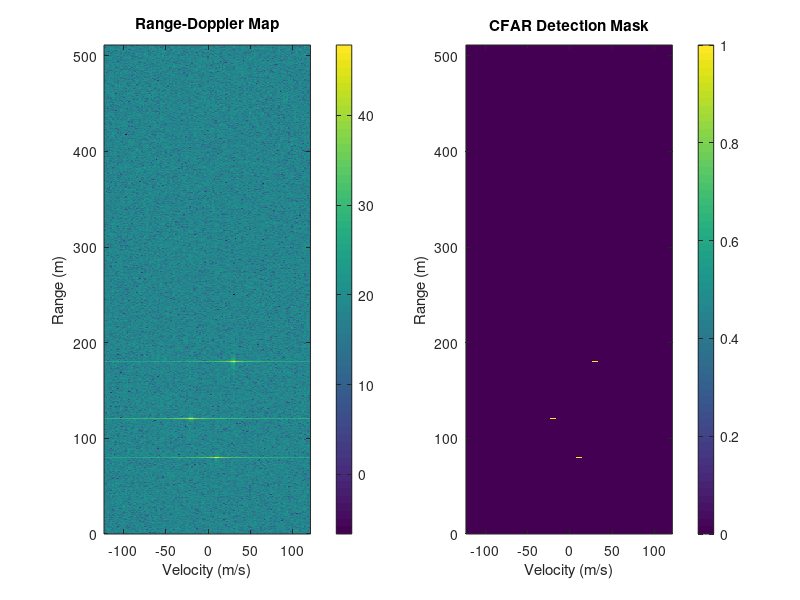

Write the MATLAB code that produced this figure.
clear; close all; clc;

function detection_mask = cfar_detector_2d(rdm, train_cells_range, guard_cells_range, train_cells_doppler, guard_cells_doppler, snr_offset_db)

[num_range_cells, num_doppler_cells] = size(rdm);
detection_mask = zeros(num_range_cells, num_doppler_cells);

snr_offset = 10^(snr_offset_db / 10);

win_size_range = 2 * (train_cells_range + guard_cells_range) + 1;
win_size_doppler = 2 * (train_cells_doppler + guard_cells_doppler) + 1;

rdm_padded = padarray(rdm, [train_cells_range + guard_cells_range, train_cells_doppler + guard_cells_doppler], 'replicate');

for r = 1:num_range_cells
    for d = 1:num_doppler_cells
        
        cut_r = r + train_cells_range + guard_cells_range;
        cut_d = d + train_cells_doppler + guard_cells_doppler;
        
        r_start = cut_r - (train_cells_range + guard_cells_range);
        r_end = cut_r + (train_cells_range + guard_cells_range);
        d_start = cut_d - (train_cells_doppler + guard_cells_doppler);
        d_end = cut_d + (train_cells_doppler + guard_cells_doppler);
        training_window = rdm_padded(r_start:r_end, d_start:d_end);
        
        g_r_start = train_cells_range + 1;
        g_r_end = g_r_start + 2 * guard_cells_range;
        g_d_start = train_cells_doppler + 1;
        g_d_end = g_d_start + 2 * guard_cells_doppler;
        training_window(g_r_start:g_r_end, g_d_start:g_d_end) = 0;
        
        num_train_cells = numel(training_window) - (2*guard_cells_range+1)*(2*guard_cells_doppler+1);
        
        noise_level = sum(training_window(:)) / num_train_cells;
        
        threshold = noise_level * snr_offset;
        
        if rdm(r, d) > threshold
            detection_mask(r, d) = 1;
        end
    end
end

end

fc = 77e9;
B = 150e6;
Tchirp = 8e-6;
Nr = 1024;
Nd = 128;
c = 3e8;

K = B / Tchirp;
lambda = c / fc;
fs = Nr / Tchirp;

targets = struct();
targets(1).R0 = 80;   targets(1).v0 = 10;
targets(2).R0 = 120;  targets(2).v0 = -20;
targets(3).R0 = 180;  targets(3).v0 = 30;

t_fast = (0:Nr-1) / fs;
t_slow = (0:Nd-1) * Tchirp;

if_signal = zeros(Nr, Nd);

for m = 1:length(targets)
    for i = 1:Nd
        t_current_slow = t_slow(i);
        current_R = targets(m).R0 + targets(m).v0 * t_current_slow;
        tau = 2 * current_R / c;
        
        phase = 2*pi * ( (K*tau) * t_fast.' + (2*fc*targets(m).v0/c) * t_current_slow );
        if_signal(:, i) = if_signal(:, i) + cos(phase);
    end
end
noise_power = 0.05;
if_signal = if_signal + sqrt(noise_power/2) * (randn(size(if_signal)) + 1i*randn(size(if_signal)));


range_fft = fft(if_signal, Nr);
doppler_fft = fftshift(fft(range_fft.', Nd), 1).';
rdm = abs(doppler_fft);
rdm = rdm(1:Nr/2, :);

train_cells_range = 8;
guard_cells_range = 4;
train_cells_doppler = 4;
guard_cells_doppler = 2;
snr_offset_db = 15;

detection_mask = cfar_detector_2d(rdm, train_cells_range, guard_cells_range, train_cells_doppler, guard_cells_doppler, snr_offset_db);

figure;
subplot(1, 2, 1);
range_resolution = c / (2 * B);
velocity_resolution = lambda / (2 * Nd * Tchirp);
range_axis = (0:Nr/2-1) * range_resolution;
velocity_axis = (-Nd/2 : Nd/2-1) * velocity_resolution;
imagesc(velocity_axis, range_axis, 10*log10(rdm));
colorbar;
xlabel('Velocity (m/s)');
ylabel('Range (m)');
title('Range-Doppler Map');
axis xy;

subplot(1, 2, 2);
imagesc(velocity_axis, range_axis, detection_mask);
colorbar;
xlabel('Velocity (m/s)');
ylabel('Range (m)');
title('CFAR Detection Mask');
axis xy;

[cand_range_idx, cand_doppler_idx] = find(detection_mask);

detected_range_idx = [];
detected_doppler_idx = [];

for i = 1:length(cand_range_idx)
    r = cand_range_idx(i);
    d = cand_doppler_idx(i);
    
    r_start = max(1, r-1);
    r_end = min(size(rdm, 1), r+1);
    d_start = max(1, d-1);
    d_end = min(size(rdm, 2), d+1);
    
    neighborhood = rdm(r_start:r_end, d_start:d_end);
    
    if rdm(r, d) >= max(neighborhood(:))
        detected_range_idx = [detected_range_idx; r];
        detected_doppler_idx = [detected_doppler_idx; d];
    end
end

peak_indices = unique([detected_range_idx, detected_doppler_idx], 'rows');
detected_range_idx = peak_indices(:, 1);
detected_doppler_idx = peak_indices(:, 2);

fprintf('--- Multi-Target Detection Results ---\n');
fprintf('Ground Truth:\n');
for m = 1:length(targets)
    fprintf('  Target %d: Range=%.1f m, Velocity=%.1f m/s\n', m, targets(m).R0, targets(m).v0);
end

fprintf('Detections:\n');
if isempty(detected_range_idx)
    fprintf('  No targets detected.\n');
else
    for i = 1:length(detected_range_idx)
        measured_range = (detected_range_idx(i) - 1) * range_resolution;
        measured_velocity = (detected_doppler_idx(i) - (Nd/2 + 1)) * velocity_resolution;
        fprintf('  Detected Target %d: Range=%.2f m, Velocity=%.2f m/s\n', i, measured_range, measured_velocity);
    end
end
